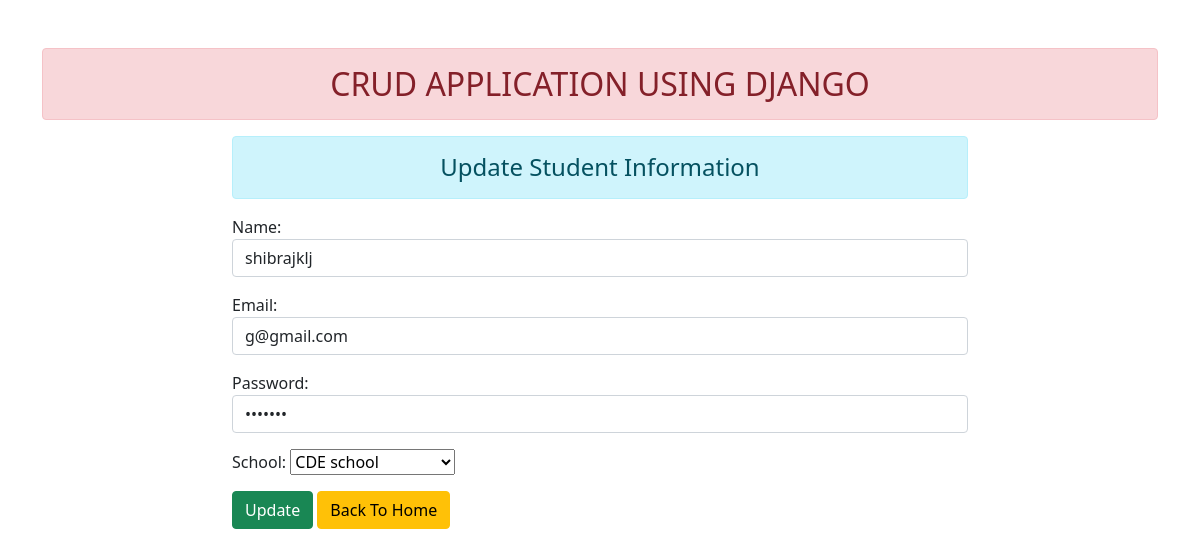
Screenshot of /94/ with the database file from the repository.
### enroll/models.py (models this page shows, shortened)
class User(models.Model):
    name = models.CharField(max_length=70, unique=True)
    email = models.CharField(max_length=100, unique=True)
    password = models.CharField(max_length=100)
    school = models.ForeignKey(School, on_delete=models.PROTECT, default=None)

class School(models.Model):
    name = models.CharField(max_length=100)
    address = models.CharField(max_length=200)
    contact = models.CharField(max_length=100)
    is_active = models.BooleanField(default=True)
    def __str__(self):
        return self.name

### enroll/views.py (the view)
# urls.py: path('<int:id>/', views.update_data, name="updatedata"),
def update_data(request, id):
    if request.method == 'POST':
        pi = User.objects.get(pk=id)
        fm = StudentRegistration(request.POST, instance=pi)
        if fm.is_valid():
            fm.save()
    else:
        pi = User.objects.get(pk=id)
        fm = StudentRegistration(instance=pi)
    return render(request, 'enroll/updatestudent.html', {'form': fm})

### enroll/forms.py
class StudentRegistration(forms.ModelForm):
    class Meta:
        model = User
        fields = ['name', 'email', 'password', 'school']
        widgets = {
            'name': forms.TextInput(attrs={'class':'form-control'}),
            'email': forms.EmailInput(attrs={'class':'form-control'}),
            'password': forms.PasswordInput( render_value=True, attrs={'class':'form-control'}),
        }

### enroll/templates/enroll/updatestudent.html (shortened to what this page needs)
{% extends 'enroll/base.html' %}
{% block content %}
  <div class="row">
    <div class="col-sm-8 offset-2">
        <h4 class="text-center alert alert-info">Update Student Information</h4>
        <form action="" method="post">
            {{form.as_p}}
            <input type="submit" class="btn btn-success" value="Update">
            <a href="{% url 'addandshow' %}" class="btn btn-warning">Back To Home</a>
        </form>
    </div>
  </div>
{% endblock content %}

### rows the page displays
User: name "shibrajklj", email "g@gmail.com", school "CDE school"
